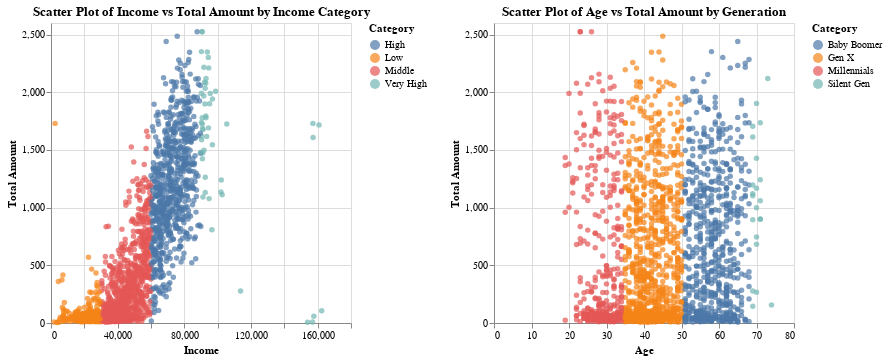

The notebook cell this image was saved under:
### Code cell
(chart3|chart4).resolve_scale(color='independent')

### Figure 1 — Vega-Lite specification as saved in the notebook (floating-point values rounded to 4 significant figures; data arrays with more than 128 entries replaced by an {"elided": "..."} marker saying what was removed)
{"config": {"view": {"continuousWidth": 300, "continuousHeight": 300}}, "hconcat": [{"mark": {"type": "circle"}, "encoding": {"color": {"field": "IncomeCategory", "legend": {"title": "Category"}, "type": "nominal"}, "tooltip": [{"field": "Income", "type": "quantitative"}, {"field": "Total_Amount", "type": "quantitative"}, {"field": "IncomeCategory", "type": "ordinal"}], "x": {"field": "Income", "title": "Income", "type": "quantitative"}, "y": {"field": "Total_Amount", "title": "Total Amount", "type": "quantitative"}}, "title": "Scatter Plot of Income vs Total Amount by Income Category"}, {"mark": {"type": "circle"}, "encoding": {"color": {"field": "Generation", "legend": {"title": "Category"}, "type": "nominal"}, "tooltip": [{"field": "Age", "type": "quantitative"}, {"field": "Total_Amount", "type": "quantitative"}, {"field": "Generation", "type": "ordinal"}], "x": {"field": "Age", "title": "Age", "type": "quantitative"}, "y": {"field": "Total_Amount", "title": "Total Amount", "type": "quantitative"}}, "title": "Scatter Plot of Age vs Total Amount by Generation"}], "data": {"name": "data-0f75cfcd911ebce60404e914f23f19a9"}, "resolve": {"scale": {"color": "independent"}}, "$schema": "https://vega.github.io/schema/vega-lite/v5.16.3.json", "datasets": {"data-0f75cfcd911ebce60404e914f23f19a9": {"elided": "2028 records"}}}
